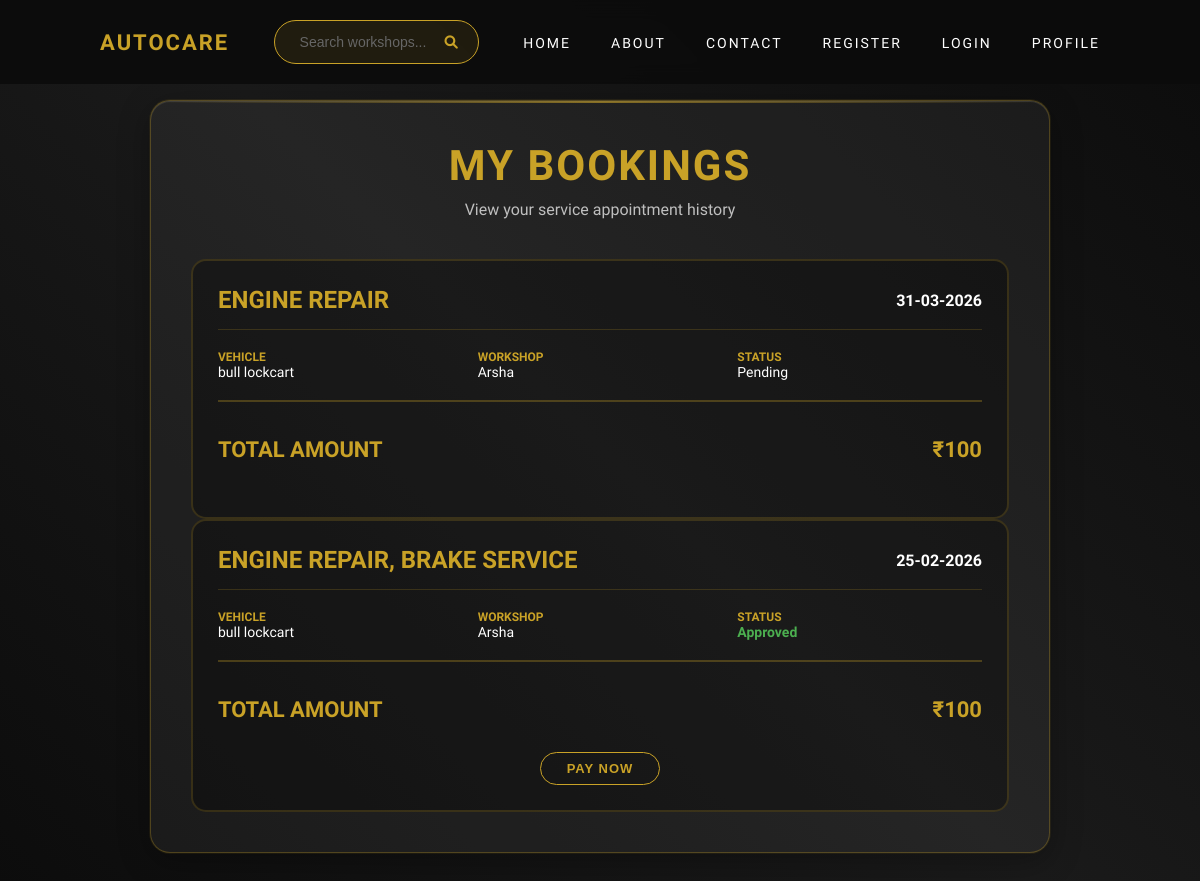
Page /mybookings/ (signed in) on the earlier database version.
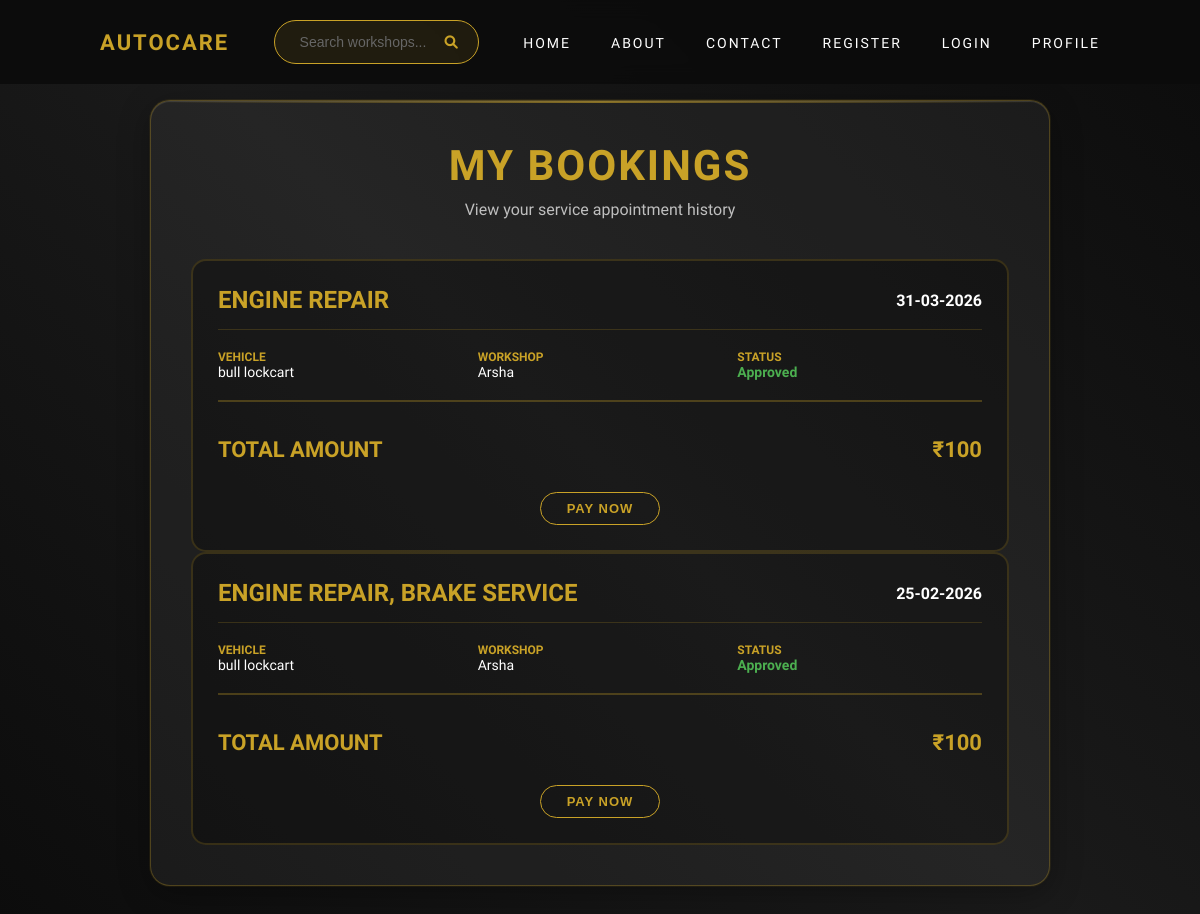
Same page on the later database version.
### app/models.py (models this page shows)
class Booking(models.Model):
    userd = models.ForeignKey(user, on_delete=models.CASCADE)
    workshop = models.ForeignKey(workshop, on_delete=models.CASCADE)
    vehicle = models.ForeignKey(VehicleRegistration, on_delete=models.CASCADE)
    SERVICE_CHOICES = (
        ('Oil Change', 'Oil Change'),
        ('Engine Repair', 'Engine Repair'),
        ('AC Service', 'AC Service'),
        ('Brake Service', 'Brake Service'),
        ('Battery Service', 'Battery Service'),
        ('Tire Service', 'Tire Service'),
    )
    services = MultiSelectField(choices=SERVICE_CHOICES,null=True, blank=True)
    booking_time = models.DateField()
    status = models.CharField(max_length=20, default='Pending')
    payment=models.IntegerField(null=True,blank=True)
    is_paid = models.BooleanField(default=False)

class VehicleRegistration(models.Model):
    userd = models.ForeignKey(user, on_delete=models.CASCADE)
    vehicle_name = models.CharField(max_length=100)
    vehicle_model = models.CharField(max_length=100)
    license_plate = models.CharField(max_length=20)
    vehicle_image = models.ImageField(upload_to='vehicle_images/', null=True, blank=True)
    rc = models.FileField(upload_to='rc/', null=True, blank=True)
    insurance = models.FileField(upload_to='insurance/', null=True, blank=True)
    pollution = models.FileField(upload_to='pollution/', null=True, blank=True)

class workshop(models.Model):
    name = models.CharField(max_length=100)
    password = models.CharField(max_length=100)
    email = models.EmailField(unique=True)
    Location = models.CharField(max_length=255,null=True, blank=True)
    description = models.CharField(max_length=255,null=True, blank=True)
    phone = models.CharField(max_length=15)
    address = models.TextField()
    workshop_picture = models.ImageField(upload_to='profile_pics/', null=True, blank=True)
    license = models.ImageField(upload_to='license/', null=True, blank=True)
    slots = models.IntegerField(default=0)
    opening_time = models.TimeField(null=True, blank=True)
    closing_time = models.TimeField(null=True, blank=True)
    SERVICE_CHOICES = (
        ('Oil Change', 'Oil Change'),
        ('Engine Repair', 'Engine Repair'),
        ('AC Service', 'AC Service'),
        ('Brake Service', 'Brake Service'),
        ('Battery Service', 'Battery Service'),
        ('Tire Service', 'Tire Service'),
    )
    services = MultiSelectField(choices=SERVICE_CHOICES,null=True, blank=True)
    DAYS_OF_WEEK = (
        ('MON', 'Monday'),
        ('TUE', 'Tuesday'),
        ('WED', 'Wednesday'),
        ('THU', 'Thursday'),
        ('FRI', 'Friday'),
        ('SAT', 'Saturday'),
        ('SUN', 'Sunday'),
    )
    available_days = MultiSelectField(
        choices=DAYS_OF_WEEK,
        max_choices=7,
        max_length=20
    )
    is_approved = models.BooleanField(default=False)

### app/views.py (the view)
# urls.py: path('mybookings/', views.mybookings, name='mybookings'),
def mybookings(request):
    email = request.session.get('email')
    cr = user.objects.get(email=email)
    bookings = Booking.objects.filter(userd=cr).order_by('-id')
    return render(request, "mybookings.html", {"bookings": bookings})

### app/templates/mybookings.html (shortened to what this page needs)
<!DOCTYPE html>
{% load static %}
<html lang="en">
<head>
<link rel="stylesheet" href="https://cdnjs.cloudflare.com/ajax/libs/font-awesome/6.0.0/css/all.min.css">
<link rel="stylesheet" href="{% static 'styles.css' %}">
</head>
<body>
<nav class="navbar">
    <div class="nav-logo">AUTOCARE</div>
    <div class="nav-search">
        <input type="text" class="search-input" placeholder="Search workshops..." id="navSearch">
        <button class="search-btn" onclick="searchWorkshops()">
            <i class="fas fa-search"></i>
        </button>
    </div>
    <ul class="nav-links">
        <li><a href="index.html">HOME</a></li>
        <li><a href="about.html">ABOUT</a></li>
        <li><a href="contact.html">CONTACT</a></li>
        <li><a href="register.html">REGISTER</a></li>
        <li><a href="login.html">LOGIN</a></li>
        <li><a href="profile.html">PROFILE</a></li>
    </ul>
</nav>
<div class="bookings-container">
<div class="bookings-card">
<div class="bookings-header">
    <div class="bookings-title">My Bookings</div>
    <div class="bookings-subtitle">View your service appointment history</div>
</div>
<div class="booking-list">
{% for b in bookings %}
<div class="booking-item">
    <div class="booking-header-info">
        <div class="booking-service-name">{{ b.services }}</div>
        <div class="booking-date-time">
            <div class="date">{{ b.booking_time|date:"d-m-Y" }}</div>
        </div>
    </div>
    <div class="booking-details">
        <div>
            <div class="booking-detail-label">Vehicle</div>
            <div class="booking-detail-value">{{ b.vehicle.vehicle_name }}</div>
        </div>
        <div>
            <div class="booking-detail-label">Workshop</div>
            <div class="booking-detail-value">{{ b.workshop.name }}</div>
        </div>
        <div>
            <div class="booking-detail-label">Status</div>
            <div class="booking-detail-value
                {% if b.status == 'Approved' %}yes
                {% elif b.status == 'Declined' %}no
                {% endif %}">
                {{ b.status }}
            </div>
        </div>
    </div>
    <div class="booking-price-section">
        <div class="booking-total">
            <span>Total Amount</span>
            <span>₹{{ b.payment }}</span>
        </div>
       <div class="pay-btn-wrapper">
{% if b.is_paid %}
    <button class="pay-btn-minimal" style="background:green; cursor:not-allowed;" disabled>
        PAID
    </button>
{% elif b.status == "Approved" %}
    <form method="POST" action="{% url 'make_payment' b.id %}">
        <button type="submit" class="pay-btn-minimal">
            Pay Now
        </button>
    </form>
{% endif %}
</div>
</div>
</div>
</div>
{% empty %}
<div style="text-align:center; padding:40px;">
    <h3>No bookings found</h3>
    <p>You have not booked any services yet.</p>
</div>
{% endfor %}
</div>
</body>
</html>

Differences in the rows shown:
changed Booking "ENGINE REPAIR": status "Pending" → "Approved"; now shows "PAY NOW"
